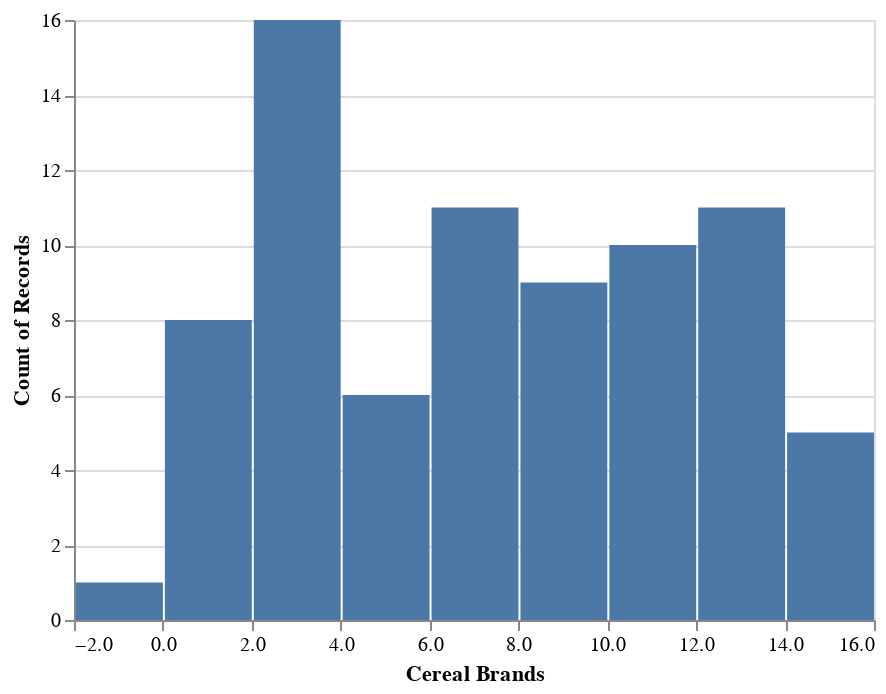

Notebook code for this chart:
### Code cell
# Create the three visualzations requested by the the marketing team
alt.Chart(cereals).mark_bar().encode(
    alt.X("sugars", bin=True, title= "Cereal Brands"),
    y='count()',
)

### Figure 1 — Vega-Lite specification as saved in the notebook (floating-point values rounded to 4 significant figures)
{"config": {"view": {"continuousWidth": 400, "continuousHeight": 300}}, "data": {"name": "data-ee440dbc64c92e09f8f7e073d93b7f79"}, "mark": "bar", "encoding": {"x": {"bin": true, "field": "sugars", "title": "Cereal Brands", "type": "quantitative"}, "y": {"aggregate": "count", "type": "quantitative"}}, "$schema": "https://vega.github.io/schema/vega-lite/v4.17.0.json", "datasets": {"data-ee440dbc64c92e09f8f7e073d93b7f79": [{"name": "100% Bran", "mfr": "N", "type": "C", "calories": 70, "protein": 4, "fat": 1, "sodium": 130, "fiber": 10.0, "carbo": 5.0, "sugars": 6, "potass": 280, "vitamins": 25, "shelf": 3, "weight": 1.0, "cups": 0.33, "rating": 68.4, "man_names": "Nabisco"}, {"name": "100% Natural Bran", "mfr": "Q", "type": "C", "calories": 120, "protein": 3, "fat": 5, "sodium": 15, "fiber": 2.0, "carbo": 8.0, "sugars": 8, "potass": 135, "vitamins": 0, "shelf": 3, "weight": 1.0, "cups": 1.0, "rating": 33.98, "man_names": "Quaker Oats"}, {"name": "All-Bran", "mfr": "K", "type": "C", "calories": 70, "protein": 4, "fat": 1, "sodium": 260, "fiber": 9.0, "carbo": 7.0, "sugars": 5, "potass": 320, "vitamins": 25, "shelf": 3, "weight": 1.0, "cups": 0.33, "rating": 59.43, "man_names": "Kelloggs"}, {"name": "All-Bran with Extra Fiber", "mfr": "K", "type": "C", "calories": 50, "protein": 4, "fat": 0, "sodium": 140, "fiber": 14.0, "carbo": 8.0, "sugars": 0, "potass": 330, "vitamins": 25, "shelf": 3, "weight": 1.0, "cups": 0.5, "rating": 93.7, "man_names": "Kelloggs"}, {"name": "Almond Delight", "mfr": "R", "type": "C", "calories": 110, "protein": 2, "fat": 2, "sodium": 200, "fiber": 1.0, "carbo": 14.0, "sugars": 8, "potass": -1, "vitamins": 25, "shelf": 3, "weight": 1.0, "cups": 0.75, "rating": 34.38, "man_names": "Ralston Purina"}, {"name": "Apple Cinnamon Cheerios", "mfr": "G", "type": "C", "calories": 110, "protein": 2, "fat": 2, "sodium": 180, "fiber": 1.5, "carbo": 10.5, "sugars": 10, "potass": 70, "vitamins": 25, "shelf": 1, "weight": 1.0, "cups": 0.75, "rating": 29.51, "man_names": "General Mills"}, {"name": "Apple Jacks", "mfr": "K", "type": "C", "calories": 110, "protein": 2, "fat": 0, "sodium": 125, "fiber": 1.0, "carbo": 11.0, "sugars": 14, "potass": 30, "vitamins": 25, "shelf": 2, "weight": 1.0, "cups": 1.0, "rating": 33.17, "man_names": "Kelloggs"}, {"name": "Basic 4", "mfr": "G", "type": "C", "calories": 130, "protein": 3, "fat": 2, "sodium": 210, "fiber": 2.0, "carbo": 18.0, "sugars": 8, "potass": 100, "vitamins": 25, "shelf": 3, "weight": 1.33, "cups": 0.75, "rating": 37.04, "man_names": "General Mills"}, {"name": "Bran Chex", "mfr": "R", "type": "C", "calories": 90, "protein": 2, "fat": 1, "sodium": 200, "fiber": 4.0, "carbo": 15.0, "sugars": 6, "potass": 125, "vitamins": 25, "shelf": 1, "weight": 1.0, "cups": 0.67, "rating": 49.12, "man_names": "Ralston Purina"}, {"name": "Bran Flakes", "mfr": "P", "type": "C", "calories": 90, "protein": 3, "fat": 0, "sodium": 210, "fiber": 5.0, "carbo": 13.0, "sugars": 5, "potass": 190, "vitamins": 25, "shelf": 3, "weight": 1.0, "cups": 0.67, "rating": 53.31, "man_names": "Post"}, {"name": "Cap'n'Crunch", "mfr": "Q", "type": "C", "calories": 120, "protein": 1, "fat": 2, "sodium": 220, "fiber": 0.0, "carbo": 12.0, "sugars": 12, "potass": 35, "vitamins": 25, "shelf": 2, "weight": 1.0, "cups": 0.75, "rating": 18.04, "man_names": "Quaker Oats"}, {"name": "Cheerios", "mfr": "G", "type": "C", "calories": 110, "protein": 6, "fat": 2, "sodium": 290, "fiber": 2.0, "carbo": 17.0, "sugars": 1, "potass": 105, "vitamins": 25, "shelf": 1, "weight": 1.0, "cups": 1.25, "rating": 50.76, "man_names": "General Mills"}, {"name": "Cinnamon Toast Crunch", "mfr": "G", "type": "C", "calories": 120, "protein": 1, "fat": 3, "sodium": 210, "fiber": 0.0, "carbo": 13.0, "sugars": 9, "potass": 45, "vitamins": 25, "shelf": 2, "weight": 1.0, "cups": 0.75, "rating": 19.82, "man_names": "General Mills"}, {"name": "Clusters", "mfr": "G", "type": "C", "calories": 110, "protein": 3, "fat": 2, "sodium": 140, "fiber": 2.0, "carbo": 13.0, "sugars": 7, "potass": 105, "vitamins": 25, "shelf": 3, "weight": 1.0, "cups": 0.5, "rating": 40.4, "man_names": "General Mills"}, {"name": "Cocoa Puffs", "mfr": "G", "type": "C", "calories": 110, "protein": 1, "fat": 1, "sodium": 180, "fiber": 0.0, "carbo": 12.0, "sugars": 13, "potass": 55, "vitamins": 25, "shelf": 2, "weight": 1.0, "cups": 1.0, "rating": 22.74, "man_names": "General Mills"}, {"name": "Corn Chex", "mfr": "R", "type": "C", "calories": 110, "protein": 2, "fat": 0, "sodium": 280, "fiber": 0.0, "carbo": 22.0, "sugars": 3, "potass": 25, "vitamins": 25, "shelf": 1, "weight": 1.0, "cups": 1.0, "rating": 41.45, "man_names": "Ralston Purina"}, {"name": "Corn Flakes", "mfr": "K", "type": "C", "calories": 100, "protein": 2, "fat": 0, "sodium": 290, "fiber": 1.0, "carbo": 21.0, "sugars": 2, "potass": 35, "vitamins": 25, "shelf": 1, "weight": 1.0, "cups": 1.0, "rating": 45.86, "man_names": "Kelloggs"}, {"name": "Corn Pops", "mfr": "K", "type": "C", "calories": 110, "protein": 1, "fat": 0, "sodium": 90, "fiber": 1.0, "carbo": 13.0, "sugars": 12, "potass": 20, "vitamins": 25, "shelf": 2, "weight": 1.0, "cups": 1.0, "rating": 35.78, "man_names": "Kelloggs"}, {"name": "Count Chocula", "mfr": "G", "type": "C", "calories": 110, "protein": 1, "fat": 1, "sodium": 180, "fiber": 0.0, "carbo": 12.0, "sugars": 13, "potass": 65, "vitamins": 25, "shelf": 2, "weight": 1.0, "cups": 1.0, "rating": 22.4, "man_names": "General Mills"}, {"name": "Cracklin' Oat Bran", "mfr": "K", "type": "C", "calories": 110, "protein": 3, "fat": 3, "sodium": 140, "fiber": 4.0, "carbo": 10.0, "sugars": 7, "potass": 160, "vitamins": 25, "shelf": 3, "weight": 1.0, "cups": 0.5, "rating": 40.45, "man_names": "Kelloggs"}, {"name": "Cream of Wheat (Quick)", "mfr": "N", "type": "H", "calories": 100, "protein": 3, "fat": 0, "sodium": 80, "fiber": 1.0, "carbo": 21.0, "sugars": 0, "potass": -1, "vitamins": 0, "shelf": 2, "weight": 1.0, "cups": 1.0, "rating": 64.53, "man_names": "Nabisco"}, {"name": "Crispix", "mfr": "K", "type": "C", "calories": 110, "protein": 2, "fat": 0, "sodium": 220, "fiber": 1.0, "carbo": 21.0, "sugars": 3, "potass": 30, "vitamins": 25, "shelf": 3, "weight": 1.0, "cups": 1.0, "rating": 46.9, "man_names": "Kelloggs"}, {"name": "Crispy Wheat & Raisins", "mfr": "G", "type": "C", "calories": 100, "protein": 2, "fat": 1, "sodium": 140, "fiber": 2.0, "carbo": 11.0, "sugars": 10, "potass": 120, "vitamins": 25, "shelf": 3, "weight": 1.0, "cups": 0.75, "rating": 36.18, "man_names": "General Mills"}, {"name": "Double Chex", "mfr": "R", "type": "C", "calories": 100, "protein": 2, "fat": 0, "sodium": 190, "fiber": 1.0, "carbo": 18.0, "sugars": 5, "potass": 80, "vitamins": 25, "shelf": 3, "weight": 1.0, "cups": 0.75, "rating": 44.33, "man_names": "Ralston Purina"}, {"name": "Froot Loops", "mfr": "K", "type": "C", "calories": 110, "protein": 2, "fat": 1, "sodium": 125, "fiber": 1.0, "carbo": 11.0, "sugars": 13, "potass": 30, "vitamins": 25, "shelf": 2, "weight": 1.0, "cups": 1.0, "rating": 32.21, "man_names": "Kelloggs"}, {"name": "Frosted Flakes", "mfr": "K", "type": "C", "calories": 110, "protein": 1, "fat": 0, "sodium": 200, "fiber": 1.0, "carbo": 14.0, "sugars": 11, "potass": 25, "vitamins": 25, "shelf": 1, "weight": 1.0, "cups": 0.75, "rating": 31.44, "man_names": "Kelloggs"}, {"name": "Frosted Mini-Wheats", "mfr": "K", "type": "C", "calories": 100, "protein": 3, "fat": 0, "sodium": 0, "fiber": 3.0, "carbo": 14.0, "sugars": 7, "potass": 100, "vitamins": 25, "shelf": 2, "weight": 1.0, "cups": 0.8, "rating": 58.35, "man_names": "Kelloggs"}, {"name": "Fruit & Fibre Dates; Walnuts; and Oats", "mfr": "P", "type": "C", "calories": 120, "protein": 3, "fat": 2, "sodium": 160, "fiber": 5.0, "carbo": 12.0, "sugars": 10, "potass": 200, "vitamins": 25, "shelf": 3, "weight": 1.25, "cups": 0.67, "rating": 40.92, "man_names": "Post"}, {"name": "Fruitful Bran", "mfr": "K", "type": "C", "calories": 120, "protein": 3, "fat": 0, "sodium": 240, "fiber": 5.0, "carbo": 14.0, "sugars": 12, "potass": 190, "vitamins": 25, "shelf": 3, "weight": 1.33, "cups": 0.67, "rating": 41.02, "man_names": "Kelloggs"}, {"name": "Fruity Pebbles", "mfr": "P", "type": "C", "calories": 110, "protein": 1, "fat": 1, "sodium": 135, "fiber": 0.0, "carbo": 13.0, "sugars": 12, "potass": 25, "vitamins": 25, "shelf": 2, "weight": 1.0, "cups": 0.75, "rating": 28.03, "man_names": "Post"}, {"name": "Golden Crisp", "mfr": "P", "type": "C", "calories": 100, "protein": 2, "fat": 0, "sodium": 45, "fiber": 0.0, "carbo": 11.0, "sugars": 15, "potass": 40, "vitamins": 25, "shelf": 1, "weight": 1.0, "cups": 0.88, "rating": 35.25, "man_names": "Post"}, {"name": "Golden Grahams", "mfr": "G", "type": "C", "calories": 110, "protein": 1, "fat": 1, "sodium": 280, "fiber": 0.0, "carbo": 15.0, "sugars": 9, "potass": 45, "vitamins": 25, "shelf": 2, "weight": 1.0, "cups": 0.75, "rating": 23.8, "man_names": "General Mills"}, {"name": "Grape Nuts Flakes", "mfr": "P", "type": "C", "calories": 100, "protein": 3, "fat": 1, "sodium": 140, "fiber": 3.0, "carbo": 15.0, "sugars": 5, "potass": 85, "vitamins": 25, "shelf": 3, "weight": 1.0, "cups": 0.88, "rating": 52.08, "man_names": "Post"}, {"name": "Grape-Nuts", "mfr": "P", "type": "C", "calories": 110, "protein": 3, "fat": 0, "sodium": 170, "fiber": 3.0, "carbo": 17.0, "sugars": 3, "potass": 90, "vitamins": 25, "shelf": 3, "weight": 1.0, "cups": 0.25, "rating": 53.37, "man_names": "Post"}, {"name": "Great Grains Pecan", "mfr": "P", "type": "C", "calories": 120, "protein": 3, "fat": 3, "sodium": 75, "fiber": 3.0, "carbo": 13.0, "sugars": 4, "potass": 100, "vitamins": 25, "shelf": 3, "weight": 1.0, "cups": 0.33, "rating": 45.81, "man_names": "Post"}, {"name": "Honey Graham Ohs", "mfr": "Q", "type": "C", "calories": 120, "protein": 1, "fat": 2, "sodium": 220, "fiber": 1.0, "carbo": 12.0, "sugars": 11, "potass": 45, "vitamins": 25, "shelf": 2, "weight": 1.0, "cups": 1.0, "rating": 21.87, "man_names": "Quaker Oats"}, {"name": "Honey Nut Cheerios", "mfr": "G", "type": "C", "calories": 110, "protein": 3, "fat": 1, "sodium": 250, "fiber": 1.5, "carbo": 11.5, "sugars": 10, "potass": 90, "vitamins": 25, "shelf": 1, "weight": 1.0, "cups": 0.75, "rating": 31.07, "man_names": "General Mills"}, {"name": "Honey-comb", "mfr": "P", "type": "C", "calories": 110, "protein": 1, "fat": 0, "sodium": 180, "fiber": 0.0, "carbo": 14.0, "sugars": 11, "potass": 35, "vitamins": 25, "shelf": 1, "weight": 1.0, "cups": 1.33, "rating": 28.74, "man_names": "Post"}, {"name": "Just Right Crunchy  Nuggets", "mfr": "K", "type": "C", "calories": 110, "protein": 2, "fat": 1, "sodium": 170, "fiber": 1.0, "carbo": 17.0, "sugars": 6, "potass": 60, "vitamins": 100, "shelf": 3, "weight": 1.0, "cups": 1.0, "rating": 36.52, "man_names": "Kelloggs"}, {"name": "Just Right Fruit & Nut", "mfr": "K", "type": "C", "calories": 140, "protein": 3, "fat": 1, "sodium": 170, "fiber": 2.0, "carbo": 20.0, "sugars": 9, "potass": 95, "vitamins": 100, "shelf": 3, "weight": 1.3, "cups": 0.75, "rating": 36.47, "man_names": "Kelloggs"}, {"name": "Kix", "mfr": "G", "type": "C", "calories": 110, "protein": 2, "fat": 1, "sodium": 260, "fiber": 0.0, "carbo": 21.0, "sugars": 3, "potass": 40, "vitamins": 25, "shelf": 2, "weight": 1.0, "cups": 1.5, "rating": 39.24, "man_names": "General Mills"}, {"name": "Life", "mfr": "Q", "type": "C", "calories": 100, "protein": 4, "fat": 2, "sodium": 150, "fiber": 2.0, "carbo": 12.0, "sugars": 6, "potass": 95, "vitamins": 25, "shelf": 2, "weight": 1.0, "cups": 0.67, "rating": 45.33, "man_names": "Quaker Oats"}, {"name": "Lucky Charms", "mfr": "G", "type": "C", "calories": 110, "protein": 2, "fat": 1, "sodium": 180, "fiber": 0.0, "carbo": 12.0, "sugars": 12, "potass": 55, "vitamins": 25, "shelf": 2, "weight": 1.0, "cups": 1.0, "rating": 26.73, "man_names": "General Mills"}, {"name": "Maypo", "mfr": "A", "type": "H", "calories": 100, "protein": 4, "fat": 1, "sodium": 0, "fiber": 0.0, "carbo": 16.0, "sugars": 3, "potass": 95, "vitamins": 25, "shelf": 2, "weight": 1.0, "cups": 1.0, "rating": 54.85, "man_names": "American Home Food Products"}, {"name": "Muesli Raisins; Dates; & Almonds", "mfr": "R", "type": "C", "calories": 150, "protein": 4, "fat": 3, "sodium": 95, "fiber": 3.0, "carbo": 16.0, "sugars": 11, "potass": 170, "vitamins": 25, "shelf": 3, "weight": 1.0, "cups": 1.0, "rating": 37.14, "man_names": "Ralston Purina"}, {"name": "Muesli Raisins; Peaches; & Pecans", "mfr": "R", "type": "C", "calories": 150, "protein": 4, "fat": 3, "sodium": 150, "fiber": 3.0, "carbo": 16.0, "sugars": 11, "potass": 170, "vitamins": 25, "shelf": 3, "weight": 1.0, "cups": 1.0, "rating": 34.14, "man_names": "Ralston Purina"}, {"name": "Mueslix Crispy Blend", "mfr": "K", "type": "C", "calories": 160, "protein": 3, "fat": 2, "sodium": 150, "fiber": 3.0, "carbo": 17.0, "sugars": 13, "potass": 160, "vitamins": 25, "shelf": 3, "weight": 1.5, "cups": 0.67, "rating": 30.31, "man_names": "Kelloggs"}, {"name": "Multi-Grain Cheerios", "mfr": "G", "type": "C", "calories": 100, "protein": 2, "fat": 1, "sodium": 220, "fiber": 2.0, "carbo": 15.0, "sugars": 6, "potass": 90, "vitamins": 25, "shelf": 1, "weight": 1.0, "cups": 1.0, "rating": 40.11, "man_names": "General Mills"}, {"name": "Nut&Honey Crunch", "mfr": "K", "type": "C", "calories": 120, "protein": 2, "fat": 1, "sodium": 190, "fiber": 0.0, "carbo": 15.0, "sugars": 9, "potass": 40, "vitamins": 25, "shelf": 2, "weight": 1.0, "cups": 0.67, "rating": 29.92, "man_names": "Kelloggs"}, {"name": "Nutri-Grain Almond-Raisin", "mfr": "K", "type": "C", "calories": 140, "protein": 3, "fat": 2, "sodium": 220, "fiber": 3.0, "carbo": 21.0, "sugars": 7, "potass": 130, "vitamins": 25, "shelf": 3, "weight": 1.33, "cups": 0.67, "rating": 40.69, "man_names": "Kelloggs"}, {"name": "Nutri-grain Wheat", "mfr": "K", "type": "C", "calories": 90, "protein": 3, "fat": 0, "sodium": 170, "fiber": 3.0, "carbo": 18.0, "sugars": 2, "potass": 90, "vitamins": 25, "shelf": 3, "weight": 1.0, "cups": 1.0, "rating": 59.64, "man_names": "Kelloggs"}, {"name": "Oatmeal Raisin Crisp", "mfr": "G", "type": "C", "calories": 130, "protein": 3, "fat": 2, "sodium": 170, "fiber": 1.5, "carbo": 13.5, "sugars": 10, "potass": 120, "vitamins": 25, "shelf": 3, "weight": 1.25, "cups": 0.5, "rating": 30.45, "man_names": "General Mills"}, {"name": "Post Nat. Raisin Bran", "mfr": "P", "type": "C", "calories": 120, "protein": 3, "fat": 1, "sodium": 200, "fiber": 6.0, "carbo": 11.0, "sugars": 14, "potass": 260, "vitamins": 25, "shelf": 3, "weight": 1.33, "cups": 0.67, "rating": 37.84, "man_names": "Post"}, {"name": "Product 19", "mfr": "K", "type": "C", "calories": 100, "protein": 3, "fat": 0, "sodium": 320, "fiber": 1.0, "carbo": 20.0, "sugars": 3, "potass": 45, "vitamins": 100, "shelf": 3, "weight": 1.0, "cups": 1.0, "rating": 41.5, "man_names": "Kelloggs"}, {"name": "Puffed Rice", "mfr": "Q", "type": "C", "calories": 50, "protein": 1, "fat": 0, "sodium": 0, "fiber": 0.0, "carbo": 13.0, "sugars": 0, "potass": 15, "vitamins": 0, "shelf": 3, "weight": 0.5, "cups": 1.0, "rating": 60.76, "man_names": "Quaker Oats"}, {"name": "Puffed Wheat", "mfr": "Q", "type": "C", "calories": 50, "protein": 2, "fat": 0, "sodium": 0, "fiber": 1.0, "carbo": 10.0, "sugars": 0, "potass": 50, "vitamins": 0, "shelf": 3, "weight": 0.5, "cups": 1.0, "rating": 63.01, "man_names": "Quaker Oats"}, {"name": "Quaker Oat Squares", "mfr": "Q", "type": "C", "calories": 100, "protein": 4, "fat": 1, "sodium": 135, "fiber": 2.0, "carbo": 14.0, "sugars": 6, "potass": 110, "vitamins": 25, "shelf": 3, "weight": 1.0, "cups": 0.5, "rating": 49.51, "man_names": "Quaker Oats"}, {"name": "Quaker Oatmeal", "mfr": "Q", "type": "H", "calories": 100, "protein": 5, "fat": 2, "sodium": 0, "fiber": 2.7, "carbo": -1.0, "sugars": -1, "potass": 110, "vitamins": 0, "shelf": 1, "weight": 1.0, "cups": 0.67, "rating": 50.83, "man_names": "Quaker Oats"}, {"name": "Raisin Bran", "mfr": "K", "type": "C", "calories": 120, "protein": 3, "fat": 1, "sodium": 210, "fiber": 5.0, "carbo": 14.0, "sugars": 12, "potass": 240, "vitamins": 25, "shelf": 2, "weight": 1.33, "cups": 0.75, "rating": 39.26, "man_names": "Kelloggs"}, {"name": "Raisin Nut Bran", "mfr": "G", "type": "C", "calories": 100, "protein": 3, "fat": 2, "sodium": 140, "fiber": 2.5, "carbo": 10.5, "sugars": 8, "potass": 140, "vitamins": 25, "shelf": 3, "weight": 1.0, "cups": 0.5, "rating": 39.7, "man_names": "General Mills"}, {"name": "Raisin Squares", "mfr": "K", "type": "C", "calories": 90, "protein": 2, "fat": 0, "sodium": 0, "fiber": 2.0, "carbo": 15.0, "sugars": 6, "potass": 110, "vitamins": 25, "shelf": 3, "weight": 1.0, "cups": 0.5, "rating": 55.33, "man_names": "Kelloggs"}, {"name": "Rice Chex", "mfr": "R", "type": "C", "calories": 110, "protein": 1, "fat": 0, "sodium": 240, "fiber": 0.0, "carbo": 23.0, "sugars": 2, "potass": 30, "vitamins": 25, "shelf": 1, "weight": 1.0, "cups": 1.13, "rating": 42.0, "man_names": "Ralston Purina"}, {"name": "Rice Krispies", "mfr": "K", "type": "C", "calories": 110, "protein": 2, "fat": 0, "sodium": 290, "fiber": 0.0, "carbo": 22.0, "sugars": 3, "potass": 35, "vitamins": 25, "shelf": 1, "weight": 1.0, "cups": 1.0, "rating": 40.56, "man_names": "Kelloggs"}, {"name": "Shredded Wheat", "mfr": "N", "type": "C", "calories": 80, "protein": 2, "fat": 0, "sodium": 0, "fiber": 3.0, "carbo": 16.0, "sugars": 0, "potass": 95, "vitamins": 0, "shelf": 1, "weight": 0.83, "cups": 1.0, "rating": 68.24, "man_names": "Nabisco"}, {"name": "Shredded Wheat 'n'Bran", "mfr": "N", "type": "C", "calories": 90, "protein": 3, "fat": 0, "sodium": 0, "fiber": 4.0, "carbo": 19.0, "sugars": 0, "potass": 140, "vitamins": 0, "shelf": 1, "weight": 1.0, "cups": 0.67, "rating": 74.47, "man_names": "Nabisco"}, {"name": "Shredded Wheat spoon size", "mfr": "N", "type": "C", "calories": 90, "protein": 3, "fat": 0, "sodium": 0, "fiber": 3.0, "carbo": 20.0, "sugars": 0, "potass": 120, "vitamins": 0, "shelf": 1, "weight": 1.0, "cups": 0.67, "rating": 72.8, "man_names": "Nabisco"}, {"name": "Smacks", "mfr": "K", "type": "C", "calories": 110, "protein": 2, "fat": 1, "sodium": 70, "fiber": 1.0, "carbo": 9.0, "sugars": 15, "potass": 40, "vitamins": 25, "shelf": 2, "weight": 1.0, "cups": 0.75, "rating": 31.23, "man_names": "Kelloggs"}, {"name": "Special K", "mfr": "K", "type": "C", "calories": 110, "protein": 6, "fat": 0, "sodium": 230, "fiber": 1.0, "carbo": 16.0, "sugars": 3, "potass": 55, "vitamins": 25, "shelf": 1, "weight": 1.0, "cups": 1.0, "rating": 53.13, "man_names": "Kelloggs"}, {"name": "Strawberry Fruit Wheats", "mfr": "N", "type": "C", "calories": 90, "protein": 2, "fat": 0, "sodium": 15, "fiber": 3.0, "carbo": 15.0, "sugars": 5, "potass": 90, "vitamins": 25, "shelf": 2, "weight": 1.0, "cups": 1.0, "rating": 59.36, "man_names": "Nabisco"}, {"name": "Total Corn Flakes", "mfr": "G", "type": "C", "calories": 110, "protein": 2, "fat": 1, "sodium": 200, "fiber": 0.0, "carbo": 21.0, "sugars": 3, "potass": 35, "vitamins": 100, "shelf": 3, "weight": 1.0, "cups": 1.0, "rating": 38.84, "man_names": "General Mills"}, {"name": "Total Raisin Bran", "mfr": "G", "type": "C", "calories": 140, "protein": 3, "fat": 1, "sodium": 190, "fiber": 4.0, "carbo": 15.0, "sugars": 14, "potass": 230, "vitamins": 100, "shelf": 3, "weight": 1.5, "cups": 1.0, "rating": 28.59, "man_names": "General Mills"}, {"name": "Total Whole Grain", "mfr": "G", "type": "C", "calories": 100, "protein": 3, "fat": 1, "sodium": 200, "fiber": 3.0, "carbo": 16.0, "sugars": 3, "potass": 110, "vitamins": 100, "shelf": 3, "weight": 1.0, "cups": 1.0, "rating": 46.66, "man_names": "General Mills"}, {"name": "Triples", "mfr": "G", "type": "C", "calories": 110, "protein": 2, "fat": 1, "sodium": 250, "fiber": 0.0, "carbo": 21.0, "sugars": 3, "potass": 60, "vitamins": 25, "shelf": 3, "weight": 1.0, "cups": 0.75, "rating": 39.11, "man_names": "General Mills"}, {"name": "Trix", "mfr": "G", "type": "C", "calories": 110, "protein": 1, "fat": 1, "sodium": 140, "fiber": 0.0, "carbo": 13.0, "sugars": 12, "potass": 25, "vitamins": 25, "shelf": 2, "weight": 1.0, "cups": 1.0, "rating": 27.75, "man_names": "General Mills"}, {"name": "Wheat Chex", "mfr": "R", "type": "C", "calories": 100, "protein": 3, "fat": 1, "sodium": 230, "fiber": 3.0, "carbo": 17.0, "sugars": 3, "potass": 115, "vitamins": 25, "shelf": 1, "weight": 1.0, "cups": 0.67, "rating": 49.79, "man_names": "Ralston Purina"}, {"name": "Wheaties", "mfr": "G", "type": "C", "calories": 100, "protein": 3, "fat": 1, "sodium": 200, "fiber": 3.0, "carbo": 17.0, "sugars": 3, "potass": 110, "vitamins": 25, "shelf": 1, "weight": 1.0, "cups": 1.0, "rating": 51.59, "man_names": "General Mills"}, {"name": "Wheaties Honey Gold", "mfr": "G", "type": "C", "calories": 110, "protein": 2, "fat": 1, "sodium": 200, "fiber": 1.0, "carbo": 16.0, "sugars": 8, "potass": 60, "vitamins": 25, "shelf": 1, "weight": 1.0, "cups": 0.75, "rating": 36.19, "man_names": "General Mills"}]}}
